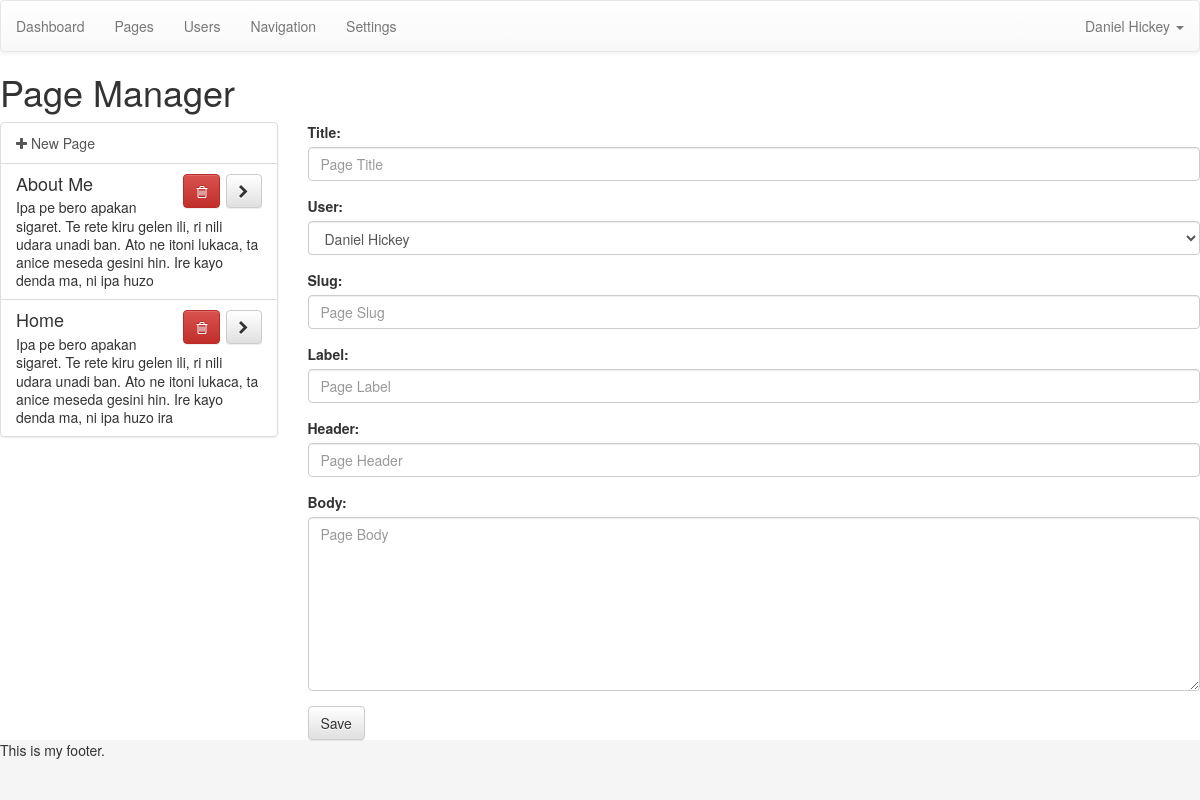
Page /admin/index.php?page=pages (signed in) on the committed database.
### tables this page shows
CREATE TABLE IF NOT EXISTS `posts` (
  `id` mediumint(9) NOT NULL AUTO_INCREMENT,
  `label` varchar(100) NOT NULL,
  `title` varchar(200) NOT NULL,
  `header` varchar(300) NOT NULL,
  `body` longtext NOT NULL,
  `user` mediumint(9) NOT NULL,
  `type` mediumint(9) NOT NULL,
  `slug` varchar(300) NOT NULL,
  PRIMARY KEY (`id`),
  KEY `user` (`user`),
  KEY `type` (`type`)
);

### admin/index.php (called while the page is built)
<?php
	include('template/header.php');
	include('views/'.$page.'.php');
	include('template/footer.php');
?>

### admin/functions/data.php (called while the page is built, shortened)
<?php
function data_user($dbc, $id) {
	if(is_numeric($id)) {
		$cond = "WHERE id = '$id'";
	} else {
		$cond = "WHERE email = '$id'";
	}
	$query = "SELECT * FROM users $cond";
	$result = mysqli_query($dbc, $query);
	$data = mysqli_fetch_assoc($result);
	$data['fullname'] = $data['first'].' '.$data['last'];
	$data['fullname_reverse'] = $data['last'].', '.$data['first'];
	return $data;
}
?>

### admin/config/setup.php (called while the page is built, shortened)
<?php
include('../config/connection.php');
include('functions/data.php');
$user = data_user($dbc, $_SESSION['username']);
?>

### admin/views/pages.php (the view, shortened to what this page needs)
<h1>Page Manager</h1>
<div class="row">
	<div class="col-md-3">
		<div class="list-group">
		<a class="list-group-item" href="?page=pages">
			<i class="fa fa-plus"></i> New Page
		</a>
		<?php
			$query = "SELECT * FROM posts WHERE type = 1 ORDER BY title ASC";
			$result = mysqli_query($dbc, $query);
			while($list = mysqli_fetch_assoc($result)) {
				$blurb = substr(strip_tags($list['body']), 0, 160);
			?>
			<div id="page_<?php echo $list['id']; ?>" class="list-group-item <?php selected($list['id'], $opened['id'], 'active'); ?>">
				<h4 class="list-group-item-heading"><?php echo $list['title']; ?>
				<span class="pull-right">
					<a href="#" id="del_<?php echo $list['id']; ?>" class="btn btn-danger btn-delete"><i class="fa fa-trash-o"></i></a>
					<a href="index.php?page=pages&id=<?php echo $list['id']; ?>" class="btn btn-default"><i class="fa fa-chevron-right"></i></a>
				</span>
				</h4>
				<p class="list-group-item-text"><?php echo $blurb; ?></p>
			</div>
		<?php } ?>
		</div>
	</div>
	<div class="col-md-9">
		<form action="index.php?page=pages&id=<?php echo $opened['id']; ?>" method="post" role="form">
			<div class="form-group">
				<label for="title">Title:</label>
				<input class="form-control" type="text" name="title" id="title" value="<?php echo $opened['title']; ?>" placeholder="Page Title">
			</div>
			<div class="form-group">
				<label for="user">User:</label>
				<select class="form-control" name="user" id="user">
					<?php
						$query = "SELECT id FROM users ORDER BY first ASC";
						$result = mysqli_query($dbc, $query);
						while($user_list = mysqli_fetch_assoc($result)) {
							$user_data = data_user($dbc, $user_list['id']);
						?>
							<option value="<?php echo $user_data['id']; ?>"
								<?php
									if(isset($_GET['id'])){
										selected($user_data['id'], $opened['user'], 'selected');
									} else {
										selected($user_data['id'], $user['id'], 'selected');
									}
								?>><?php echo $user_data['fullname']; ?></option>
						<?php } ?>
				</select>
			</div>
			<div class="form-group">
				<label for="slug">Slug:</label>
				<input class="form-control" type="text" name="slug" id="slug" value="<?php echo $opened['slug']; ?>" placeholder="Page Slug">
			</div>
			<div class="form-group">
				<label for="label">Label:</label>
				<input class="form-control" type="text" name="label" id="label" value="<?php echo $opened['label']; ?>" placeholder="Page Label">
			</div>
			<div class="form-group">
				<label for="header">Header:</label>
				<input class="form-control" type="text" name="header" id="header" value="<?php echo $opened['header']; ?>" placeholder="Page Header">
			</div>
			<div class="form-group">
				<label for="body">Body:</label>
				<textarea class="form-control editor" name="body" id="body" rows="8" placeholder="Page Body"><?php echo $opened['body']; ?></textarea>
			</div>
			<button type="submit" class="btn btn-default">Save</button>
		</form>
	</div>
</div>

### admin/config/css.php (style rules this page uses)
html, body { height: 100%; }

### rows in the picture
posts: title "About Me", body "Ipa pe bero apakan sigaret. Te rete kiru gelen ili, ri nili udara unadi ban. Ato ne itoni lukaca, ta anice meseda gesini hin. Ire kayo denda ma, ni ipa huzo"
posts: title "Home", body "Ipa pe bero apakan sigaret. Te rete kiru gelen ili, ri nili udara unadi ban. Ato ne itoni lukaca, ta anice meseda gesini hin. Ire kayo denda ma, ni ipa huzo ira"

### other values in the picture
$user['fullname'] "Daniel Hickey"
form field user "Daniel Hickey"
